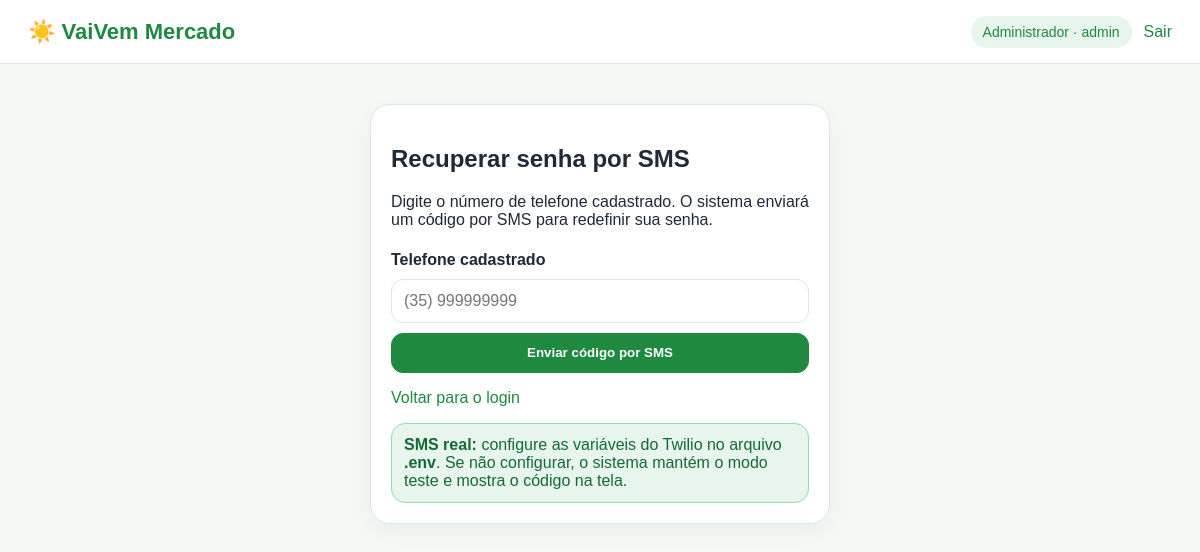
/recuperar-senha (signed in), run on the app's committed database.
### app/models.py (models this page shows, shortened)
class ConfiguracaoSite(db.Model):
    id = db.Column(db.Integer, primary_key=True)
    nome_site = db.Column(db.String(120), default="VaiVem Mercado")
    slogan = db.Column(db.String(255), default="Mercados do bairro, comparação de preços e entrega local.")
    bairro_regiao = db.Column(db.String(120), default="")
    telefone_suporte = db.Column(db.String(40), default="")
    email_suporte = db.Column(db.String(160), default="")
    logo_site = db.Column(db.String(255))
    icone_site = db.Column(db.String(255))
    cor_principal = db.Column(db.String(20), default="#1f8a4c")
    cor_secundaria = db.Column(db.String(20), default="#e8f5ec")
    comparacao_precos_ativa = db.Column(db.Boolean, default=True)
    tipo_mapa = db.Column(db.String(40), default="openstreetmap")
    google_maps_api_key = db.Column(db.String(255), default="")
    pix_chave = db.Column(db.String(180), default="")
    pix_nome_recebedor = db.Column(db.String(160), default="")
    pix_cidade_recebedor = db.Column(db.String(120), default="")
    mensagem_padrao_cliente = db.Column(db.Text, default="Olá! Seu pedido foi recebido e em breve será atendido.")
    mensagem_padrao_entregador = db.Column(db.Text, default="Olá! Sou o entregador responsável pelo seu pedido.")
    atualizado_em = db.Column(db.DateTime, default=datetime.utcnow, onupdate=datetime.utcnow)

class Usuario(UserMixin, db.Model):
    id = db.Column(db.Integer, primary_key=True)
    nome = db.Column(db.String(120), nullable=False)
    email = db.Column(db.String(160), unique=True, nullable=False)
    senha_hash = db.Column(db.String(255), nullable=False)
    tipo = db.Column(db.String(30), nullable=False, default="cliente")
    telefone = db.Column(db.String(40))
    foto = db.Column(db.String(255))
    endereco = db.Column(db.String(255))
    criado_em = db.Column(db.DateTime, default=datetime.utcnow)

### app/routes/auth.py (the view, shortened to what this page needs)
@auth_bp.route("/recuperar-senha", methods=["GET", "POST"])
def recuperar_senha():
    return render_template("auth/recuperar_senha.html")

### app/templates/auth/recuperar_senha.html (shortened to what this page needs)
{% extends "base.html" %}
{% block content %}
<div class="auth-card">
  <h2>Recuperar senha por SMS</h2>
  <p>Digite o número de telefone cadastrado. O sistema enviará um código por SMS para redefinir sua senha.</p>
  <form method="post">
    <label>Telefone cadastrado</label>
    <input
      id="telefone"
      name="telefone"
      placeholder="(35) 999999999"
      inputmode="numeric"
      maxlength="15"
      required
      oninput="formatarTelefone(this)"
    >
    <button class="btn primary" type="submit">Enviar código por SMS</button>
  </form>
  <p>
    <a href="{{ url_for('auth.login') }}">Voltar para o login</a>
  </p>
  <div class="recovery-note">
    <strong>SMS real:</strong>
    configure as variáveis do Twilio no arquivo <b>.env</b>.
    Se não configurar, o sistema mantém o modo teste e mostra o código na tela.
  </div>
</div>
{% endblock %}

### app/templates/base.html (shortened to what this page needs)
<!doctype html>
<html lang="pt-br">
<head>
  <link rel="stylesheet" href="https://unpkg.com/leaflet@1.9.4/dist/leaflet.css">
  <link rel="stylesheet" href="{{ url_for('static', filename='css/style.css') }}">
</head>
<body>
<header class="topbar">
  <a class="brand" href="{{ url_for('auth.index') }}">
    {% if config_site and config_site.logo_site %}
      <img class="brand-logo-img" src="{{ url_for('static', filename='uploads/' ~ config_site.logo_site) }}" alt="Logo">
    {% else %}
      ☀️
    {% endif %}
    {{ config_site.nome_site if config_site else 'VaiVem Mercado' }}
  </a>
  <nav>
    {% if current_user.is_authenticated %}
      <span class="user-pill">{{ current_user.nome }} · {{ current_user.tipo }}</span>
      <a href="{{ url_for('auth.logout') }}">Sair</a>
    {% else %}
      <a href="{{ url_for('auth.login') }}">Entrar</a>
      <a href="{{ url_for('auth.cadastro') }}">Cadastro</a>
    {% endif %}
  </nav>
</header>
<main class="container">
  {% block content %}{% endblock %}
</main>
</body>
</html>

### app/static/css/style.css (style rules this page uses)
:root { --green:#1f8a4c; --green-dark:#126b37; --bg:#f4f8f5; --card:#ffffff; --text:#1f2937; --muted:#6b7280; --border:#dce7df; }
* { box-sizing:border-box }
html,body { max-width:100%;overflow-x:hidden }
body { margin:0;font-family:Arial,Helvetica,sans-serif;background:var(--bg);color:var(--text) }
a { color:var(--green-dark);text-decoration:none }
.topbar { min-height:64px; padding:14px 28px; background:var(--card); border-bottom:1px solid var(--border); display:flex; justify-content:space-between; align-items:center; gap:16px; position:sticky; top:0; z-index:10; }
.brand { font-size:22px; font-weight:800; color:var(--green-dark); display:inline-flex; align-items:center; gap:8px; min-width:0; }
.topbar nav { display:flex;gap:12px;align-items:center;flex-wrap:wrap }
.user-pill { background:#e8f5ec;padding:8px 12px;border-radius:999px;color:var(--green-dark);font-size:14px }
.container { width:min(1180px,calc(100% - 32px));margin:28px auto }
.card,.auth-card,.product-card,.stat { background:var(--card);border:1px solid var(--border);border-radius:20px;padding:20px;box-shadow:0 8px 22px #0000000a }
.auth-card { max-width:460px;margin:40px auto }
.form-grid,form { display:grid;gap:10px }
label { font-weight:700;margin-top:6px }
input,select,textarea { width:100%;border:1px solid var(--border);border-radius:12px;padding:12px;font-size:16px;background:#fff }
.btn,button { border:1px solid var(--green); background:#fff; color:var(--green-dark); border-radius:12px; padding:11px 16px; font-weight:800; cursor:pointer; display:inline-flex; align-items:center; justify-content:center; gap:8px; max-width:100%; text-align:center; line-height:1.25; white-space:normal; }
.btn.primary,button.primary { background:var(--green);color:#fff }

### app/templates/auth/recuperar_senha.html (style rules this page uses)
.recovery-note { background: #e8f5ec; border: 1px solid #9bd8b5; color: #126b37; border-radius: 14px; padding: 12px; margin-top: 16px; }

### data on the page
ConfiguracaoSite: nome_site "VaiVem Mercado"
Usuario: nome "Administrador", tipo "admin"
